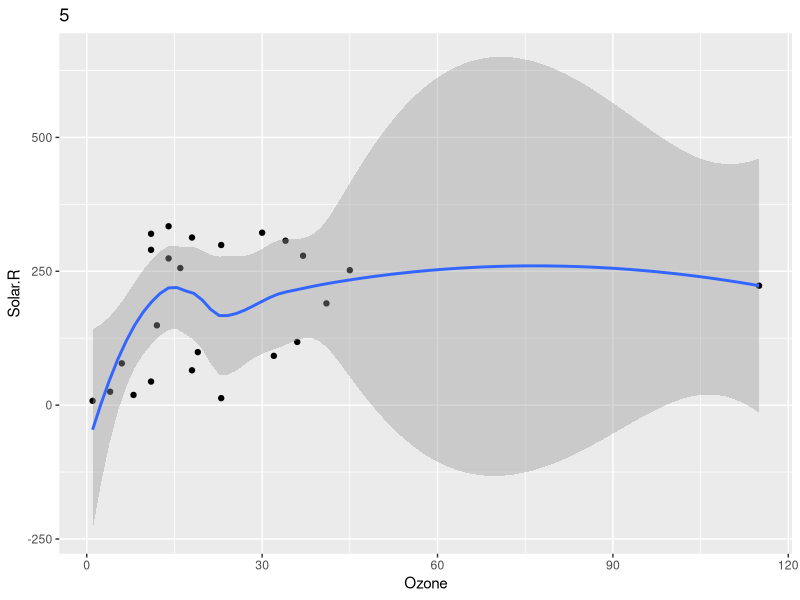
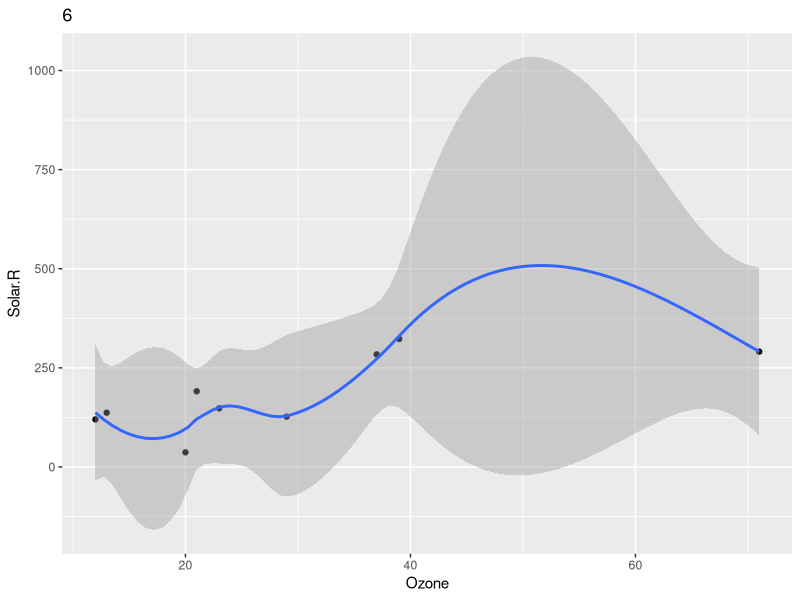
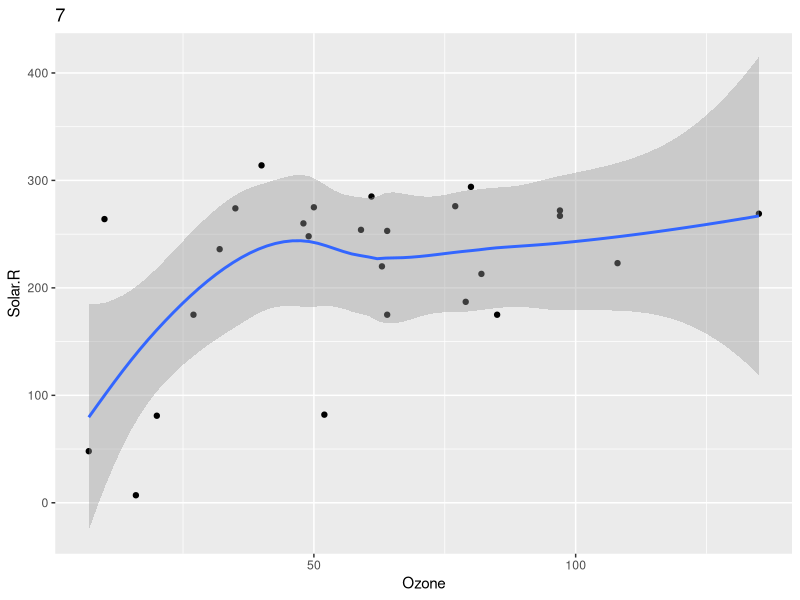
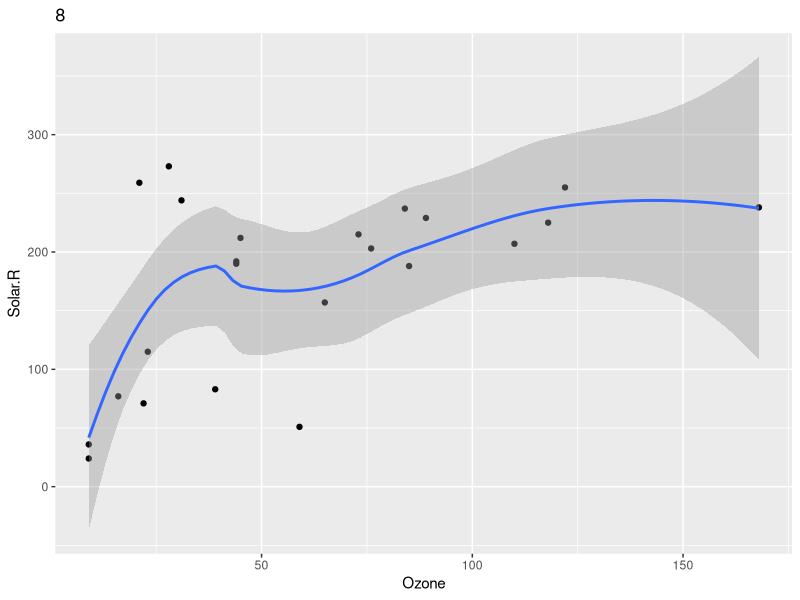
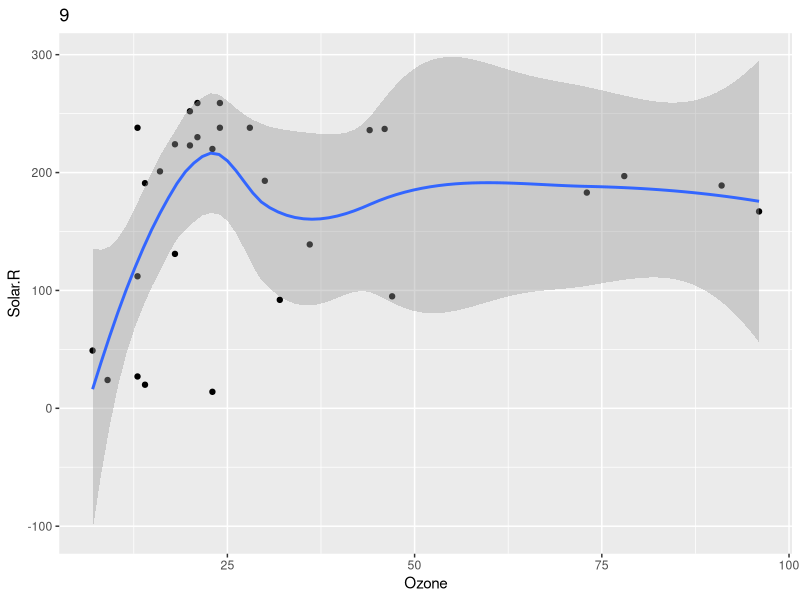
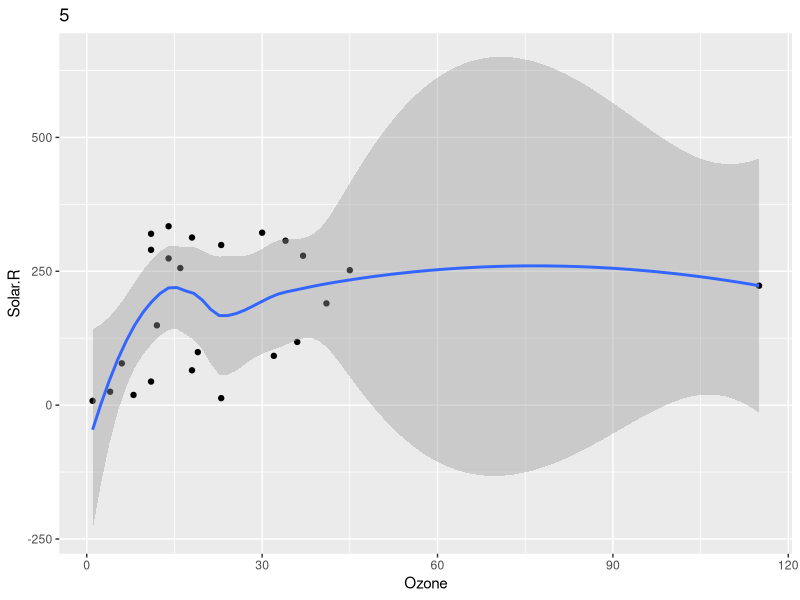
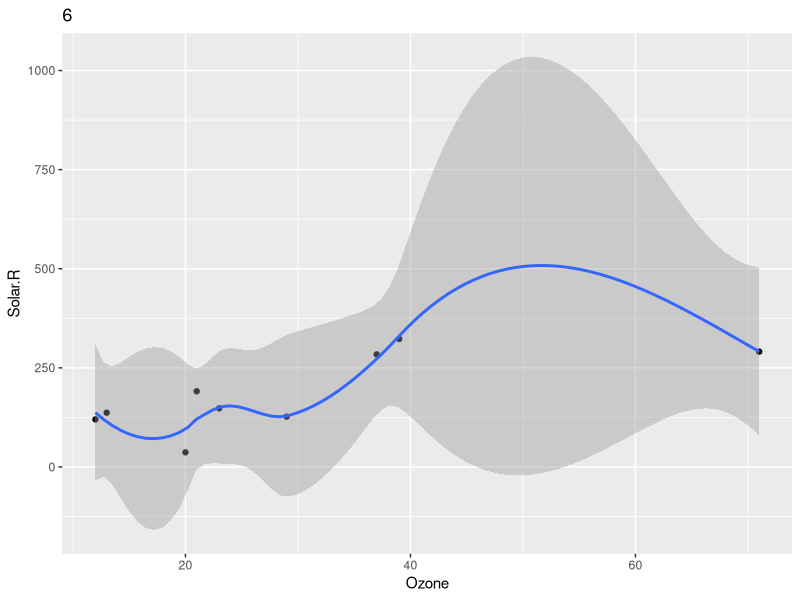
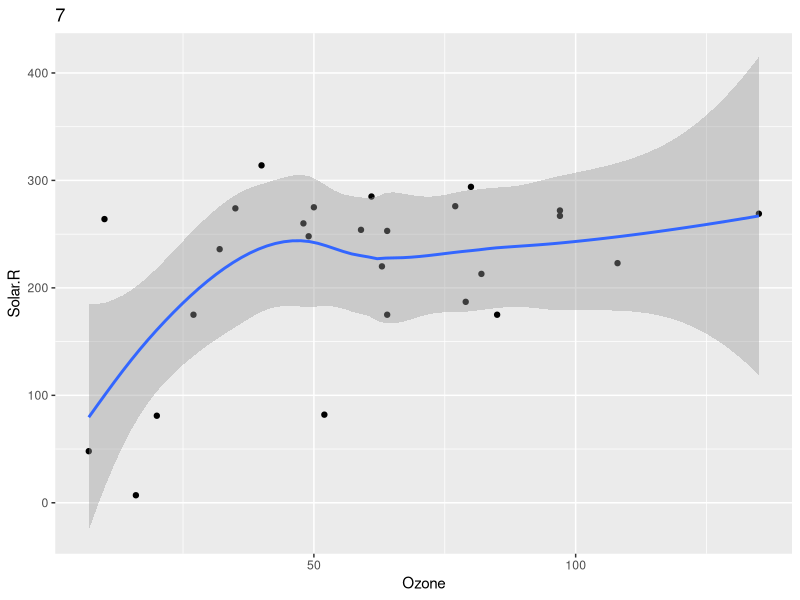

The R script that drew these images, in order:
## ---- chunk 1

set.seed(123) # Set random number generation

m <- lm(mpg ~ hp + cyl + drat, mtcars)

l <- list(a = list(m = matrix(1:12, ncol = 3),
                   v = 1:7),
          b = data.frame(student = 1:15,
                         score = rnorm(15, 100, 10)))
## ---- chunk 2

tolerance <- m$qr$tol
tolerance

## ---- chunk 3

str(m)

terms <- attr(m$model, "term")
attributes(terms)
attr(terms, "term.labels")

#alternative method, less clear 
#attr(attr(m$model, "term"), "term.labels")

## ---- chunk 4

# Method 1
l$a$m

# Method 2 
l[["a"]][["m"]]

## ---- chunk 5

extract <- l[["a"]][["m"]]

#duse drop = FALSE to not drop the structure/dimensions 
extract[,3, drop = FALSE]

#removes structure and re-adds matrix, not the best way  
#as.matrix(extract[,3])

## ---- chunk 6

# Method 1
ob <- l[["b"]]
ob
ob[7, 2]

# Method 2
library(tidyverse)
as.data.frame(l[["b"]]) %>% 
  filter(student == 7)

## ---- chunk 7

str(airquality)

data <- split(airquality, airquality$Month)
str(data)
attributes(data)

## ---- chunk 8

month <- rep(NA, length(data))

for(i in seq_along(month)) {
  month[i] <- mean(data[[i]][["Ozone"]], na.rm = TRUE)
}

month
## ---- chunk 9

str(data)

lapply(data, function(x) mean(x$Ozone, na.rm = TRUE))

sapply(data, function(x) mean(x$Ozone, na.rm = TRUE))

vapply(data, function(x) mean(x$Ozone, na.rm = TRUE), FUN.VALUE = double(1))

## ---- chunk 10

airquality_p <- lapply(data, function(x) {
    ggplot(x, aes(Ozone, Solar.R)) +
        geom_point() +
        geom_smooth()
})

# I wanted to add a title to distinguish each plot but was not able to find a way that worked in the previous code so I found a workaround on Stack Overflow.
# https://stackoverflow.com/questions/50041828/pasting-names-of-list-objects-into-a-ggplot-call-during-lapply

airquality_p <- lapply(seq_along(airquality_p), function(i) { 
  airquality_p[[i]] + 
    ggtitle(names(airquality_p)[i])
})

airquality_p

## ---- chunk 11

dir.create(here::here("stephanie_plots"))

solar_ozone <- here::here("stephanie_plots",
                          paste0("ozone",
                                 names(data),
                                 ".png"))
solar_ozone

for(i in seq_along(airquality_p)) {
  ggsave(solar_ozone[i], # single bracket
         airquality_p[[i]], # double bracket
         width = 6.5,
         height = 8)
  }
